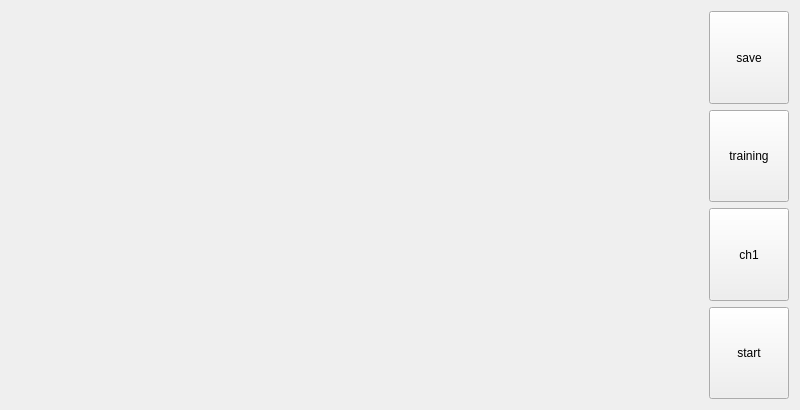
<?xml version="1.0" encoding="UTF-8"?>
<ui version="4.0">
 <class>PreAMP_Tester</class>
 <widget class="QWidget" name="PreAMP_Tester">
  <property name="geometry">
   <rect>
    <x>0</x>
    <y>0</y>
    <width>800</width>
    <height>410</height>
   </rect>
  </property>
  <property name="windowTitle">
   <string>PreAmp Tester</string>
  </property>
  <layout class="QHBoxLayout" name="horizontalLayout" stretch="10,1">
   <item>
    <widget class="GraphicsLayoutWidget" name="win" native="true">
     <layout class="QVBoxLayout" name="verticalLayout_2">
      <item>
       <layout class="QVBoxLayout" name="vertical_layout" stretch=""/>
      </item>
     </layout>
    </widget>
   </item>
   <item>
    <layout class="QVBoxLayout" name="vlay_btn">
     <item>
      <widget class="QPushButton" name="btn_save">
       <property name="sizePolicy">
        <sizepolicy hsizetype="Minimum" vsizetype="Expanding">
         <horstretch>0</horstretch>
         <verstretch>0</verstretch>
        </sizepolicy>
       </property>
       <property name="text">
        <string>save</string>
       </property>
      </widget>
     </item>
     <item>
      <widget class="QPushButton" name="btn_training">
       <property name="sizePolicy">
        <sizepolicy hsizetype="Minimum" vsizetype="Expanding">
         <horstretch>0</horstretch>
         <verstretch>0</verstretch>
        </sizepolicy>
       </property>
       <property name="text">
        <string>training</string>
       </property>
      </widget>
     </item>
     <item>
      <widget class="QPushButton" name="btn_ch">
       <property name="sizePolicy">
        <sizepolicy hsizetype="Minimum" vsizetype="Expanding">
         <horstretch>0</horstretch>
         <verstretch>0</verstretch>
        </sizepolicy>
       </property>
       <property name="text">
        <string>ch1</string>
       </property>
      </widget>
     </item>
     <item>
      <widget class="QPushButton" name="btn_start">
       <property name="sizePolicy">
        <sizepolicy hsizetype="Minimum" vsizetype="Expanding">
         <horstretch>0</horstretch>
         <verstretch>0</verstretch>
        </sizepolicy>
       </property>
       <property name="text">
        <string>start</string>
       </property>
      </widget>
     </item>
    </layout>
   </item>
  </layout>
 </widget>
 <customwidgets>
  <customwidget>
   <class>GraphicsLayoutWidget</class>
   <extends>QWidget</extends>
   <header>pyqtgraph</header>
   <container>1</container>
  </customwidget>
 </customwidgets>
 <resources/>
 <connections/>
</ui>
